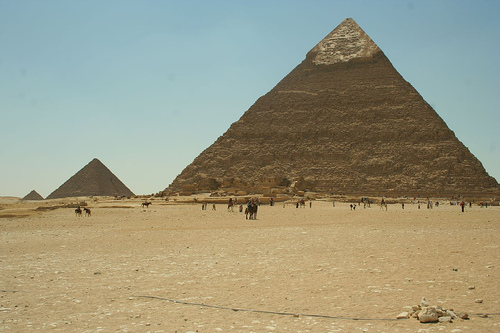
#> input picture Pyramid.jpg, 500 x 333 px
$ python '简单阈值分割.py'
#> lines starting #> are read from the running program, lines starting #| are printed output that depends on the picture; after the words box and inside, x2 and y2 are one past the last pixel; in counts of white or black regions, pixels touching at a corner belong together
# [21 lines of commented-out code are left out]


import cv2 as cv
import numpy as np
from matplotlib import pyplot as plt

img = cv.imread('Pyramid.jpg', 0)
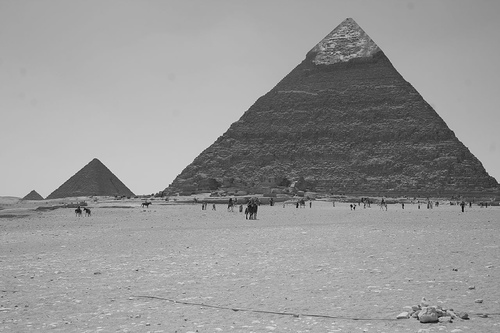
#> img: shape (333, 500); min 4, max 226, mean 150.3

ret, thresh1 = cv.threshold(img, 127, 255, cv.THRESH_BINARY)
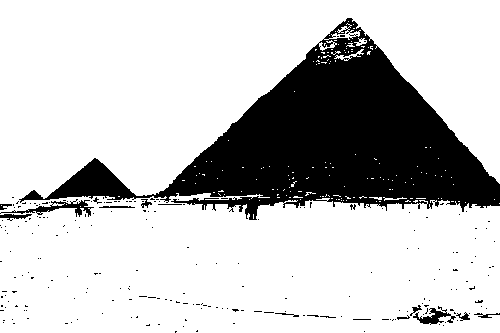
#> thresh1: shape (333, 500); 77.5% white; 222 black regions (207 under 20 px), largest, box (x1, y1, x2, y2) and area: (19, 18, 500, 220) 35611, (0, 199, 94, 217) 445, (413, 306, 456, 325) 303
ret, thresh2 = cv.threshold(img, 127, 255, cv.THRESH_BINARY_INV)
ret, thresh3 = cv.threshold(img, 127, 255, cv.THRESH_TRUNC)
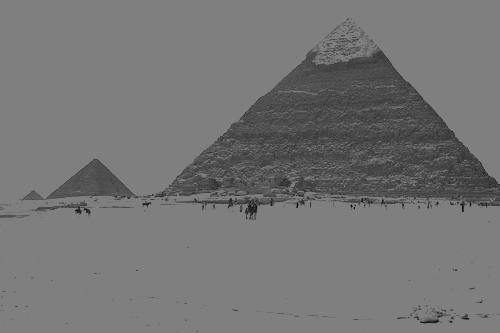
#> thresh3: shape (333, 500); min 4, max 127, mean 116.7
ret, thresh4 = cv.threshold(img, 127, 255, cv.THRESH_TOZERO)
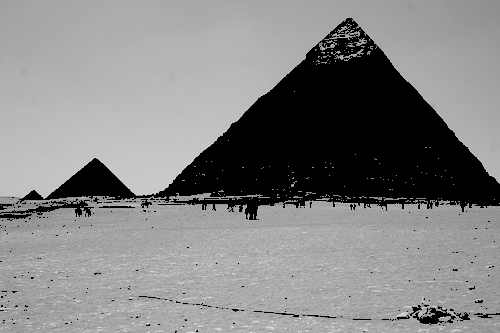
#> thresh4: shape (333, 500); min 0, max 226, mean 132.1
ret, thresh5 = cv.threshold(img, 127, 255, cv.THRESH_TOZERO_INV)
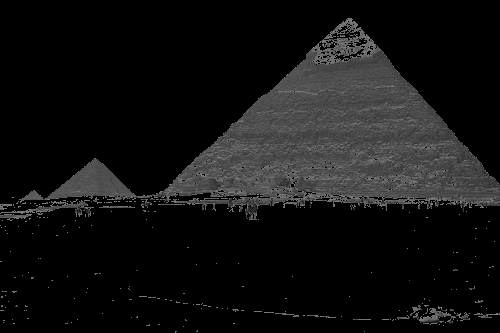
#> thresh5: shape (333, 500); min 0, max 127, mean 18.3

titles = ['Original Image', 'BINARY', 'BINARY_INV', 'TRUNC', 'TOZERO', 'TOZERO_INV']
images = [img, thresh1, thresh2, thresh3, thresh4, thresh5]
cv.imwrite('BINARY.jpg',thresh1)
cv.imwrite('BINARY_INV.jpg',thresh2)
cv.imwrite('TRUNC.jpg',thresh3)
cv.imwrite('TOZERO.jpg',thresh4)
cv.imwrite('TOZERO_INV.jpg',thresh5)
for i in range(6):
    plt.subplot(2, 3, i + 1), plt.imshow(images[i], 'gray')
    title = titles[i]
    plt.title(titles[i])
    plt.xticks([]), plt.yticks([])
plt.show()
